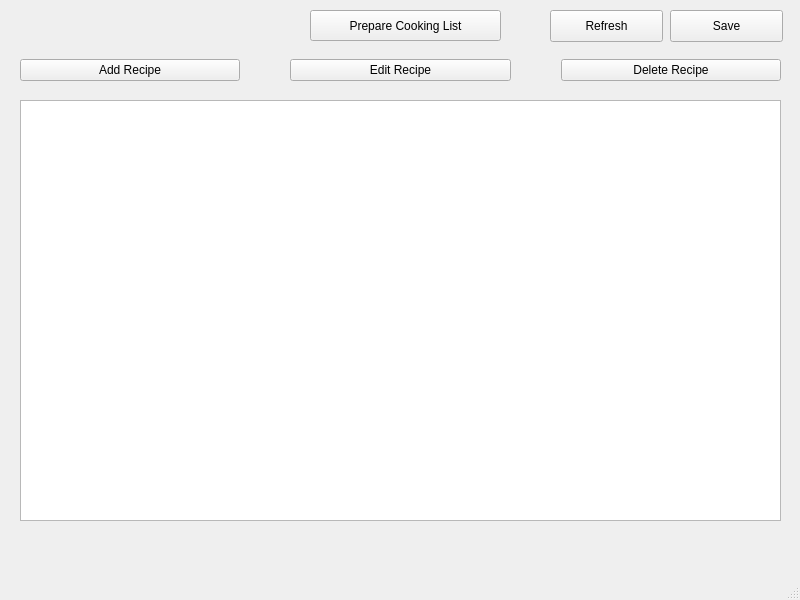
<?xml version="1.0" encoding="UTF-8"?>
<ui version="4.0">
 <class>MainWindow</class>
 <widget class="QMainWindow" name="MainWindow">
  <property name="geometry">
   <rect>
    <x>0</x>
    <y>0</y>
    <width>800</width>
    <height>600</height>
   </rect>
  </property>
  <property name="windowTitle">
   <string>MainWindow</string>
  </property>
  <widget class="QWidget" name="centralwidget">
   <widget class="QWidget" name="layoutWidget">
    <property name="geometry">
     <rect>
      <x>20</x>
      <y>50</y>
      <width>761</width>
      <height>41</height>
     </rect>
    </property>
    <layout class="QHBoxLayout" name="horizontalLayout">
     <property name="spacing">
      <number>50</number>
     </property>
     <item>
      <widget class="QPushButton" name="addButton">
       <property name="text">
        <string>Add Recipe</string>
       </property>
      </widget>
     </item>
     <item>
      <widget class="QPushButton" name="editButton">
       <property name="text">
        <string>Edit Recipe</string>
       </property>
      </widget>
     </item>
     <item>
      <widget class="QPushButton" name="deleteButton">
       <property name="text">
        <string>Delete Recipe</string>
       </property>
      </widget>
     </item>
    </layout>
   </widget>
   <widget class="QListView" name="listView">
    <property name="geometry">
     <rect>
      <x>20</x>
      <y>100</y>
      <width>761</width>
      <height>421</height>
     </rect>
    </property>
    <property name="editTriggers">
     <set>QAbstractItemView::NoEditTriggers</set>
    </property>
    <property name="selectionMode">
     <enum>QAbstractItemView::SingleSelection</enum>
    </property>
   </widget>
   <widget class="QPushButton" name="cookingButton">
    <property name="geometry">
     <rect>
      <x>310</x>
      <y>10</y>
      <width>191</width>
      <height>31</height>
     </rect>
    </property>
    <property name="text">
     <string>Prepare Cooking List</string>
    </property>
   </widget>
   <widget class="QPushButton" name="saveButton">
    <property name="geometry">
     <rect>
      <x>670</x>
      <y>10</y>
      <width>113</width>
      <height>32</height>
     </rect>
    </property>
    <property name="text">
     <string>Save</string>
    </property>
   </widget>
   <widget class="QPushButton" name="loadButton">
    <property name="geometry">
     <rect>
      <x>550</x>
      <y>10</y>
      <width>113</width>
      <height>32</height>
     </rect>
    </property>
    <property name="text">
     <string>Refresh</string>
    </property>
   </widget>
  </widget>
  <widget class="QMenuBar" name="menubar">
   <property name="geometry">
    <rect>
     <x>0</x>
     <y>0</y>
     <width>800</width>
     <height>22</height>
    </rect>
   </property>
  </widget>
  <widget class="QStatusBar" name="statusbar"/>
 </widget>
 <resources/>
 <connections/>
</ui>
